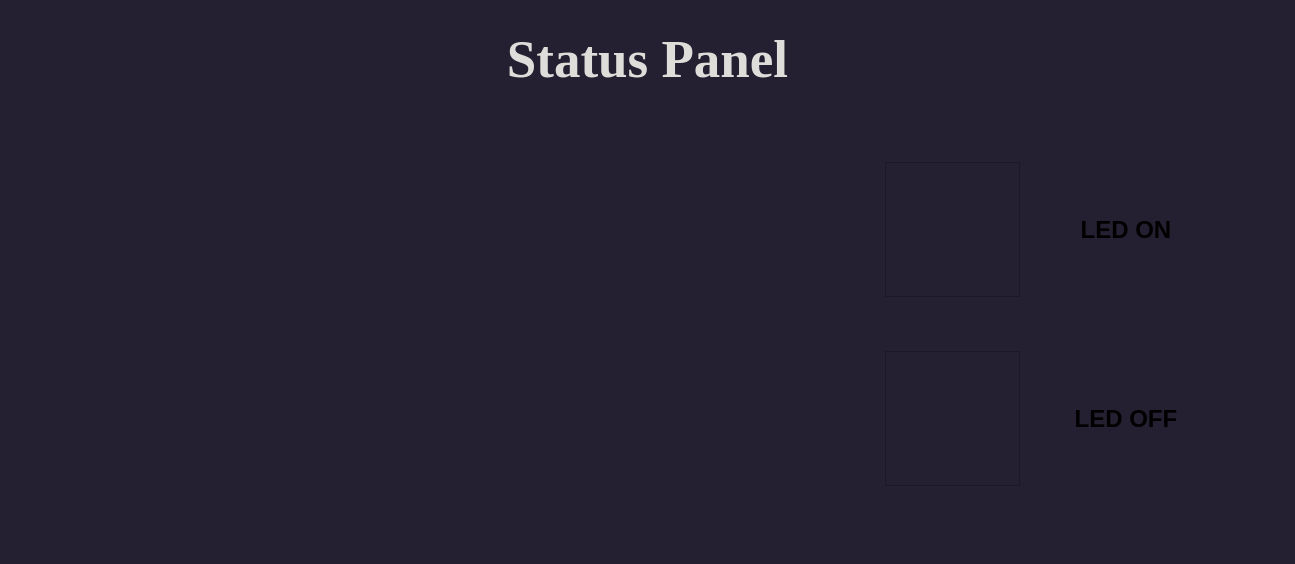
<?xml version="1.0" encoding="UTF-8"?>
<ui version="4.0">
 <class>carStatus_App</class>
 <widget class="QMainWindow" name="carStatus_App">
  <property name="geometry">
   <rect>
    <x>0</x>
    <y>0</y>
    <width>1295</width>
    <height>564</height>
   </rect>
  </property>
  <property name="minimumSize">
   <size>
    <width>960</width>
    <height>480</height>
   </size>
  </property>
  <property name="maximumSize">
   <size>
    <width>1920</width>
    <height>1080</height>
   </size>
  </property>
  <property name="windowTitle">
   <string>carStatus_App</string>
  </property>
  <property name="styleSheet">
   <string notr="true">background-color: #241F31;</string>
  </property>
  <widget class="QWidget" name="centralwidget">
   <layout class="QVBoxLayout" name="verticalLayout_2">
    <item>
     <widget class="QLabel" name="label_2">
      <property name="font">
       <font>
        <family>Times New Roman</family>
        <pointsize>40</pointsize>
        <bold>true</bold>
       </font>
      </property>
      <property name="styleSheet">
       <string notr="true">font-family: Times New Roman;
font-weight:bold;
color: rgb(222, 221, 218);
margin-top:20px;
margin-bottom:20px;
</string>
      </property>
      <property name="text">
       <string>Status Panel</string>
      </property>
      <property name="alignment">
       <set>Qt::AlignCenter</set>
      </property>
     </widget>
    </item>
    <item>
     <layout class="QHBoxLayout" name="horizontalLayout">
      <item>
       <layout class="QGridLayout" name="gridLayout">
        <item row="2" column="0">
         <spacer name="horizontalSpacer">
          <property name="orientation">
           <enum>Qt::Horizontal</enum>
          </property>
          <property name="sizeType">
           <enum>QSizePolicy::Fixed</enum>
          </property>
          <property name="sizeHint" stdset="0">
           <size>
            <width>40</width>
            <height>20</height>
           </size>
          </property>
         </spacer>
        </item>
        <item row="0" column="3">
         <spacer name="verticalSpacer">
          <property name="orientation">
           <enum>Qt::Vertical</enum>
          </property>
          <property name="sizeType">
           <enum>QSizePolicy::Preferred</enum>
          </property>
          <property name="sizeHint" stdset="0">
           <size>
            <width>5</width>
            <height>120</height>
           </size>
          </property>
         </spacer>
        </item>
        <item row="2" column="4">
         <widget class="QLabel" name="label">
          <property name="sizePolicy">
           <sizepolicy hsizetype="Expanding" vsizetype="Expanding">
            <horstretch>0</horstretch>
            <verstretch>0</verstretch>
           </sizepolicy>
          </property>
          <property name="minimumSize">
           <size>
            <width>200</width>
            <height>50</height>
           </size>
          </property>
          <property name="maximumSize">
           <size>
            <width>16777215</width>
            <height>200</height>
           </size>
          </property>
          <property name="font">
           <font>
            <pointsize>24</pointsize>
            <bold>true</bold>
           </font>
          </property>
          <property name="styleSheet">
           <string notr="true"/>
          </property>
          <property name="text">
           <string/>
          </property>
          <property name="alignment">
           <set>Qt::AlignLeading|Qt::AlignLeft|Qt::AlignVCenter</set>
          </property>
         </widget>
        </item>
        <item row="2" column="2">
         <spacer name="horizontalSpacer_2">
          <property name="orientation">
           <enum>Qt::Horizontal</enum>
          </property>
          <property name="sizeType">
           <enum>QSizePolicy::Fixed</enum>
          </property>
          <property name="sizeHint" stdset="0">
           <size>
            <width>5</width>
            <height>20</height>
           </size>
          </property>
         </spacer>
        </item>
        <item row="3" column="3">
         <spacer name="verticalSpacer_2">
          <property name="orientation">
           <enum>Qt::Vertical</enum>
          </property>
          <property name="sizeType">
           <enum>QSizePolicy::Expanding</enum>
          </property>
          <property name="sizeHint" stdset="0">
           <size>
            <width>5</width>
            <height>80</height>
           </size>
          </property>
         </spacer>
        </item>
        <item row="2" column="1">
         <widget class="QFrame" name="temp_frame">
          <property name="sizePolicy">
           <sizepolicy hsizetype="Expanding" vsizetype="Expanding">
            <horstretch>0</horstretch>
            <verstretch>0</verstretch>
           </sizepolicy>
          </property>
          <property name="minimumSize">
           <size>
            <width>220</width>
            <height>220</height>
           </size>
          </property>
          <property name="styleSheet">
           <string notr="true">border:transparent;</string>
          </property>
          <property name="frameShape">
           <enum>QFrame::StyledPanel</enum>
          </property>
          <property name="frameShadow">
           <enum>QFrame::Raised</enum>
          </property>
         </widget>
        </item>
        <item row="2" column="5">
         <spacer name="horizontalSpacer_3">
          <property name="orientation">
           <enum>Qt::Horizontal</enum>
          </property>
          <property name="sizeType">
           <enum>QSizePolicy::Expanding</enum>
          </property>
          <property name="sizeHint" stdset="0">
           <size>
            <width>120</width>
            <height>20</height>
           </size>
          </property>
         </spacer>
        </item>
       </layout>
      </item>
      <item>
       <spacer name="horizontalSpacer_6">
        <property name="orientation">
         <enum>Qt::Horizontal</enum>
        </property>
        <property name="sizeType">
         <enum>QSizePolicy::Fixed</enum>
        </property>
        <property name="sizeHint" stdset="0">
         <size>
          <width>50</width>
          <height>20</height>
         </size>
        </property>
       </spacer>
      </item>
      <item>
       <layout class="QVBoxLayout" name="verticalLayout">
        <item>
         <spacer name="verticalSpacer_4">
          <property name="orientation">
           <enum>Qt::Vertical</enum>
          </property>
          <property name="sizeHint" stdset="0">
           <size>
            <width>20</width>
            <height>40</height>
           </size>
          </property>
         </spacer>
        </item>
        <item>
         <layout class="QHBoxLayout" name="LED1_HorzLayout">
          <item>
           <widget class="QFrame" name="red_led_frame">
            <property name="minimumSize">
             <size>
              <width>135</width>
              <height>135</height>
             </size>
            </property>
            <property name="frameShape">
             <enum>QFrame::StyledPanel</enum>
            </property>
            <property name="frameShadow">
             <enum>QFrame::Raised</enum>
            </property>
           </widget>
          </item>
          <item>
           <spacer name="horizontalSpacer_4">
            <property name="orientation">
             <enum>Qt::Horizontal</enum>
            </property>
            <property name="sizeType">
             <enum>QSizePolicy::Fixed</enum>
            </property>
            <property name="sizeHint" stdset="0">
             <size>
              <width>20</width>
              <height>20</height>
             </size>
            </property>
           </spacer>
          </item>
          <item>
           <widget class="QLabel" name="LED1_Status">
            <property name="minimumSize">
             <size>
              <width>160</width>
              <height>50</height>
             </size>
            </property>
            <property name="font">
             <font>
              <pointsize>18</pointsize>
              <bold>true</bold>
             </font>
            </property>
            <property name="text">
             <string>LED ON</string>
            </property>
            <property name="alignment">
             <set>Qt::AlignCenter</set>
            </property>
           </widget>
          </item>
         </layout>
        </item>
        <item>
         <spacer name="verticalSpacer_3">
          <property name="orientation">
           <enum>Qt::Vertical</enum>
          </property>
          <property name="sizeHint" stdset="0">
           <size>
            <width>20</width>
            <height>40</height>
           </size>
          </property>
         </spacer>
        </item>
        <item>
         <layout class="QHBoxLayout" name="LED2_HorzLayout">
          <item>
           <widget class="QFrame" name="blue_led_frame">
            <property name="minimumSize">
             <size>
              <width>135</width>
              <height>135</height>
             </size>
            </property>
            <property name="frameShape">
             <enum>QFrame::StyledPanel</enum>
            </property>
            <property name="frameShadow">
             <enum>QFrame::Raised</enum>
            </property>
           </widget>
          </item>
          <item>
           <spacer name="horizontalSpacer_5">
            <property name="orientation">
             <enum>Qt::Horizontal</enum>
            </property>
            <property name="sizeType">
             <enum>QSizePolicy::Fixed</enum>
            </property>
            <property name="sizeHint" stdset="0">
             <size>
              <width>20</width>
              <height>20</height>
             </size>
            </property>
           </spacer>
          </item>
          <item>
           <widget class="QLabel" name="LED2_Status">
            <property name="minimumSize">
             <size>
              <width>160</width>
              <height>50</height>
             </size>
            </property>
            <property name="font">
             <font>
              <pointsize>18</pointsize>
              <bold>true</bold>
             </font>
            </property>
            <property name="text">
             <string>LED OFF</string>
            </property>
            <property name="alignment">
             <set>Qt::AlignCenter</set>
            </property>
           </widget>
          </item>
         </layout>
        </item>
        <item>
         <spacer name="verticalSpacer_5">
          <property name="orientation">
           <enum>Qt::Vertical</enum>
          </property>
          <property name="sizeHint" stdset="0">
           <size>
            <width>20</width>
            <height>40</height>
           </size>
          </property>
         </spacer>
        </item>
       </layout>
      </item>
      <item>
       <spacer name="horizontalSpacer_7">
        <property name="orientation">
         <enum>Qt::Horizontal</enum>
        </property>
        <property name="sizeType">
         <enum>QSizePolicy::Fixed</enum>
        </property>
        <property name="sizeHint" stdset="0">
         <size>
          <width>80</width>
          <height>20</height>
         </size>
        </property>
       </spacer>
      </item>
     </layout>
    </item>
   </layout>
  </widget>
  <widget class="QMenuBar" name="menubar">
   <property name="geometry">
    <rect>
     <x>0</x>
     <y>0</y>
     <width>1295</width>
     <height>22</height>
    </rect>
   </property>
  </widget>
  <widget class="QStatusBar" name="statusbar"/>
 </widget>
 <resources/>
 <connections/>
</ui>
